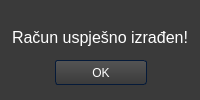
<?xml version="1.0" encoding="UTF-8"?>
<ui version="4.0">
 <class>Dialog</class>
 <widget class="QDialog" name="Dialog">
  <property name="geometry">
   <rect>
    <x>0</x>
    <y>0</y>
    <width>200</width>
    <height>100</height>
   </rect>
  </property>
  <property name="windowTitle">
   <string>Potvrda</string>
  </property>
  <property name="styleSheet">
   <string notr="true">QDialog
{
	background-color: #3a3a3a;
	color: #fff;
	selection-background-color: #b78620;
	selection-color: #000;

}


/*-----QLabel-----*/
QLabel
{
	background-color: transparent;
	color: #fff;

}


/*-----QMenuBar-----*/
QMenuBar 
{
	background-color: qlineargradient(spread:repeat, x1:1, y1:0, x2:1, y2:1, stop:0 rgba(57, 57, 57, 255),stop:1 rgba(50, 50, 50, 255));
	border: 1px solid #000;
	color: #fff;

}


QMenuBar::item 
{
	background-color: transparent;

}


QMenuBar::item:selected 
{
	background-color: rgba(183, 134, 32, 20%);
	border: 1px solid #b78620;
	color: #fff;

}


QMenuBar::item:pressed 
{
	background-color: rgb(183, 134, 32);
	border: 1px solid #b78620;
	color: #fff;

}


/*-----QMenu-----*/
QMenu
{
    background-color: qlineargradient(spread:repeat, x1:1, y1:0, x2:1, y2:1, stop:0 rgba(57, 57, 57, 255),stop:1 rgba(50, 50, 50, 255));
    border: 1px solid #222;
    padding: 4px;
	color: #fff;

}


QMenu::item
{
    background-color: transparent;
    padding: 2px 20px 2px 20px;

}


QMenu::separator
{
   	background-color: rgb(183, 134, 32);
	height: 1px;

}


QMenu::item:disabled
{
    color: #555;
    background-color: transparent;
    padding: 2px 20px 2px 20px;

}


QMenu::item:selected
{
	background-color: rgba(183, 134, 32, 20%);
	border: 1px solid #b78620;
	color: #fff;

}


/*-----QToolBar-----*/
QToolBar
{
	background-color: qlineargradient(spread:repeat, x1:1, y1:0, x2:1, y2:1, stop:0 rgba(69, 69, 69, 255),stop:1 rgba(58, 58, 58, 255));
	border-top: none;
	border-bottom: 1px solid #4f4f4f;
	border-left: 1px solid #4f4f4f;
	border-right: 1px solid #4f4f4f;

}


QToolBar::separator
{
	background-color: #2e2e2e;
	width: 1px;

}


/*-----QToolButton-----*/
QToolButton 
{
	background-color: transparent;
	color: #fff;
	padding: 5px;
	padding-left: 8px;
	padding-right: 8px;
	margin-left: 1px;
}


QToolButton:hover
{
	background-color: rgba(183, 134, 32, 20%);
	border: 1px solid #b78620;
	color: #fff;
	
}


QToolButton:pressed
{
	background-color: qlineargradient(spread:repeat, x1:1, y1:0, x2:1, y2:1, stop:0 rgba(57, 57, 57, 255),stop:1 rgba(50, 50, 50, 255));
	border: 1px solid #b78620;

}


QToolButton:checked
{
	background-color: qlineargradient(spread:repeat, x1:1, y1:0, x2:1, y2:1, stop:0 rgba(57, 57, 57, 255),stop:1 rgba(50, 50, 50, 255));
	border: 1px solid #222;
}


/*-----QPushButton-----*/
QPushButton
{
	background-color: qlineargradient(spread:repeat, x1:1, y1:0, x2:1, y2:1, stop:0 rgba(84, 84, 84, 255),stop:1 rgba(59, 59, 59, 255));
	color: #ffffff;
	min-width: 80px;
	border-style: solid;
	border-width: 1px;
	border-radius: 3px;
	border-color: #051a39;
	padding: 5px;

}


QPushButton::flat
{
	background-color: transparent;
	border: none;
	color: #fff;

}


QPushButton::disabled
{
	background-color: #404040;
	color: #656565;
	border-color: #051a39;

}


QPushButton::hover
{
	background-color: rgba(183, 134, 32, 20%);
	border: 1px solid #b78620;

}


QPushButton::pressed
{
	background-color: qlineargradient(spread:repeat, x1:1, y1:0, x2:1, y2:1, stop:0 rgba(74, 74, 74, 255),stop:1 rgba(49, 49, 49, 255));
	border: 1px solid #b78620;

}


QPushButton::checked
{
	background-color: qlineargradient(spread:repeat, x1:1, y1:0, x2:1, y2:1, stop:0 rgba(74, 74, 74, 255),stop:1 rgba(49, 49, 49, 255));
	border: 1px solid #222;

}


/*-----QLineEdit-----*/
QLineEdit
{
	background-color: #131313;
	color : #eee;
	border: 1px solid #343434;
	border-radius: 2px;
	padding: 3px;
	padding-left: 5px;

}


/*-----QPlainTExtEdit-----*/
QPlainTextEdit
{
	background-color: #131313;
	color : #eee;
	border: 1px solid #343434;
	border-radius: 2px;
	padding: 3px;
	padding-left: 5px;

}


/*-----QTabBar-----*/
QTabBar::tab
{
	background-color: qlineargradient(spread:repeat, x1:1, y1:0, x2:1, y2:1, stop:0 rgba(84, 84, 84, 255),stop:1 rgba(59, 59, 59, 255));
	color: #ffffff;
	border-style: solid;
	border-width: 1px;
	border-color: #666;
	border-bottom: none;
	padding: 5px;
	padding-left: 15px;
	padding-right: 15px;

}


QTabWidget::pane 
{
	background-color: red;
	border: 1px solid #666;
	top: 1px;

}


QTabBar::tab:last
{
	margin-right: 0; 

}


QTabBar::tab:first:!selected
{
	background-color: #0c0c0d;
	margin-left: 0px;

}


QTabBar::tab:!selected
{
	color: #b1b1b1;
	border-bottom-style: solid;
	background-color: #0c0c0d;

}


QTabBar::tab:selected
{
	margin-bottom: 0px;

}


QTabBar::tab:!selected:hover
{
	border-top-color: #b78620;

}


/*-----QComboBox-----*/
QComboBox
{
    background-color: qlineargradient(spread:repeat, x1:1, y1:0, x2:1, y2:1, stop:0 rgba(84, 84, 84, 255),stop:1 rgba(59, 59, 59, 255));
    border: 1px solid #000;
    padding-left: 6px;
    color: #ffffff;
    height: 20px;

}


QComboBox::disabled
{
	background-color: #404040;
	color: #656565;
	border-color: #051a39;

}


QComboBox:on
{
    background-color: #b78620;
	color: #000;

}


QComboBox QAbstractItemView
{
    background-color: #383838;
    color: #ffffff;
    border: 1px solid black;
    selection-background-color: #b78620;
    outline: 0;

}


QComboBox::drop-down
{
	background-color: qlineargradient(spread:repeat, x1:1, y1:0, x2:1, y2:1, stop:0 rgba(57, 57, 57, 255),stop:1 rgba(50, 50, 50, 255));
    subcontrol-origin: padding;
    subcontrol-position: top right;
    width: 15px;
    border-left-width: 1px;
    border-left-color: black;
    border-left-style: solid; 

}


QComboBox::down-arrow
{
    image: url(://arrow-down.png);
    width: 8px;
    height: 8px;
}


/*-----QSpinBox &amp; QDateTimeEdit-----*/
QSpinBox,
QDateTimeEdit 
{
    background-color: #131313;
	color : #eee;
	border: 1px solid #343434;
	padding: 3px;
	padding-left: 5px;
    border-radius : 2px;

}


QSpinBox::up-button, 
QDateTimeEdit::up-button
{
	border-top-right-radius:2px;
	background-color: #777777;
    width: 16px; 
    border-width: 1px;

}


QSpinBox::up-button:hover, 
QDateTimeEdit::up-button:hover
{
	background-color: #585858;

}


QSpinBox::up-button:pressed, 
QDateTimeEdit::up-button:pressed
{
	background-color: #252525;
    width: 16px; 
    border-width: 1px;

}


QSpinBox::up-arrow,
QDateTimeEdit::up-arrow
{
    image: url(://arrow-up.png);
    width: 7px;
    height: 7px;

}


QSpinBox::down-button, 
QDateTimeEdit::down-button
{
	border-bottom-right-radius:2px;
	background-color: #777777;
    width: 16px; 
    border-width: 1px;

}


QSpinBox::down-button:hover, 
QDateTimeEdit::down-button:hover
{
	background-color: #585858;

}


QSpinBox::down-button:pressed, 
QDateTimeEdit::down-button:pressed
{
	background-color: #252525;
    width: 16px; 
    border-width: 1px;

}


QSpinBox::down-arrow,
QDateTimeEdit::down-arrow
{
    image: url(://arrow-down.png);
    width: 7px;
    height: 7px;

}


/*-----QGroupBox-----*/
QGroupBox 
{
    border: 1px solid;
    border-color: #666666;
	border-radius: 5px;
    margin-top: 20px;

}


QGroupBox::title  
{
    background-color: transparent;
    color: #eee;
    subcontrol-origin: margin;
    padding: 5px;
	border-top-left-radius: 3px;
	border-top-right-radius: 3px;

}


/*-----QHeaderView-----*/
QHeaderView::section
{
    background-color: qlineargradient(spread:repeat, x1:1, y1:0, x2:1, y2:1, stop:0 rgba(60, 60, 60, 255),stop:1 rgba(50, 50, 50, 255));
	border: 1px solid #000;
    color: #fff;
    text-align: left;
	padding: 4px;
	
}


QHeaderView::section:disabled
{
    background-color: #525251;
    color: #656565;

}


QHeaderView::section:checked
{
    background-color: qlineargradient(spread:repeat, x1:1, y1:0, x2:1, y2:1, stop:0 rgba(60, 60, 60, 255),stop:1 rgba(50, 50, 50, 255));
    color: #fff;

}


QHeaderView::section::vertical::first,
QHeaderView::section::vertical::only-one
{
    border-top: 1px solid #353635;

}


QHeaderView::section::vertical
{
    border-top: 1px solid #353635;

}


QHeaderView::section::horizontal::first,
QHeaderView::section::horizontal::only-one
{
    border-left: 1px solid #353635;

}


QHeaderView::section::horizontal
{
    border-left: 1px solid #353635;

}


QTableCornerButton::section
{
    background-color: qlineargradient(spread:repeat, x1:1, y1:0, x2:1, y2:1, stop:0 rgba(60, 60, 60, 255),stop:1 rgba(50, 50, 50, 255));
	border: 1px solid #000;
    color: #fff;

}


/*-----QTreeWidget-----*/
QTreeView
{
	show-decoration-selected: 1;
	alternate-background-color: #3a3a3a;
	selection-color: #fff;
	background-color: #2d2d2d;
	border: 1px solid gray;
	padding-top : 5px;
	color: #fff;
	font: 8pt;

}


QTreeView::item:selected
{
	color:#fff;
	background-color: #b78620;
	border-radius: 0px;

}


QTreeView::item:!selected:hover
{
    background-color: #262626;
    border: none;
    color: white;

}


QTreeView::branch:has-children:!has-siblings:closed,
QTreeView::branch:closed:has-children:has-siblings 
{
	image: url(://tree-closed.png);

}


QTreeView::branch:open:has-children:!has-siblings,
QTreeView::branch:open:has-children:has-siblings  
{
	image: url(://tree-open.png);

}


/*-----QListView-----*/
QListView 
{
	background-color: qlineargradient(spread:repeat, x1:1, y1:0, x2:1, y2:1, stop:0 rgba(83, 83, 83, 255),stop:0.293269 rgba(81, 81, 81, 255),stop:0.634615 rgba(79, 79, 79, 255),stop:1 rgba(83, 83, 83, 255));
    border : none;
    color: white;
    show-decoration-selected: 1; 
    outline: 0;
	border: 1px solid gray;

}


QListView::disabled 
{
	background-color: #656565;
	color: #1b1b1b;
    border: 1px solid #656565;

}


QListView::item 
{
	background-color: #2d2d2d;
    padding: 1px;

}


QListView::item:alternate 
{
    background-color: #3a3a3a;

}


QListView::item:selected 
{
	background-color: #b78620;
	border: 1px solid #b78620;
	color: #fff;

}


QListView::item:selected:!active 
{
	background-color: #b78620;
	border: 1px solid #b78620;
	color: #fff;

}


QListView::item:selected:active 
{
	background-color: #b78620;
	border: 1px solid #b78620;
	color: #fff;

}


QListView::item:hover {
    background-color: #262626;
    border: none;
    color: white;

}


/*-----QCheckBox-----*/
QCheckBox
{
	background-color: transparent;
    color: lightgray;
	border: none;

}


QCheckBox::indicator
{
    background-color: #323232;
    border: 1px solid darkgray;
    width: 12px;
    height: 12px;

}


QCheckBox::indicator:checked
{
    image:url(&quot;./ressources/check.png&quot;);
	background-color: #b78620;
    border: 1px solid #3a546e;

}


QCheckBox::indicator:unchecked:hover
{
	border: 1px solid #b78620; 

}


QCheckBox::disabled
{
	color: #656565;

}


QCheckBox::indicator:disabled
{
	background-color: #656565;
	color: #656565;
    border: 1px solid #656565;

}


/*-----QRadioButton-----*/
QRadioButton 
{
	color: lightgray;
	background-color: transparent;

}


QRadioButton::indicator::unchecked:hover 
{
	background-color: lightgray;
	border: 2px solid #b78620;
	border-radius: 6px;
}


QRadioButton::indicator::checked 
{
	border: 2px solid #b78620;
	border-radius: 6px;
	background-color: rgba(183,134,32,20%);  
	width: 9px; 
	height: 9px; 

}


/*-----QSlider-----*/
QSlider::groove:horizontal 
{
	background-color: transparent;
	height: 3px;

}


QSlider::sub-page:horizontal 
{
	background-color: #b78620;

}


QSlider::add-page:horizontal 
{
	background-color: #131313;

}


QSlider::handle:horizontal 
{
	background-color: #b78620;
	width: 14px;
	margin-top: -6px;
	margin-bottom: -6px;
	border-radius: 6px;

}


QSlider::handle:horizontal:hover 
{
	background-color: #d89e25;
	border-radius: 6px;

}


QSlider::sub-page:horizontal:disabled 
{
	background-color: #bbb;
	border-color: #999;

}


QSlider::add-page:horizontal:disabled 
{
	background-color: #eee;
	border-color: #999;

}


QSlider::handle:horizontal:disabled 
{
	background-color: #eee;
	border: 1px solid #aaa;
	border-radius: 3px;

}


/*-----QScrollBar-----*/
QScrollBar:horizontal
{
    border: 1px solid #222222;
    background-color: #3d3d3d;
    height: 15px;
    margin: 0px 16px 0 16px;

}


QScrollBar::handle:horizontal
{
	background-color: qlineargradient(spread:repeat, x1:1, y1:0, x2:1, y2:1, stop:0 rgba(97, 97, 97, 255),stop:1 rgba(90, 90, 90, 255));
	border: 1px solid #2d2d2d;
    min-height: 20px;

}


QScrollBar::add-line:horizontal
{
	background-color: qlineargradient(spread:repeat, x1:1, y1:0, x2:1, y2:1, stop:0 rgba(97, 97, 97, 255),stop:1 rgba(90, 90, 90, 255));
	border: 1px solid #2d2d2d;
    width: 15px;
    subcontrol-position: right;
    subcontrol-origin: margin;

}


QScrollBar::sub-line:horizontal
{
	background-color: qlineargradient(spread:repeat, x1:1, y1:0, x2:1, y2:1, stop:0 rgba(97, 97, 97, 255),stop:1 rgba(90, 90, 90, 255));
	border: 1px solid #2d2d2d;
    width: 15px;
    subcontrol-position: left;
    subcontrol-origin: margin;

}


QScrollBar::right-arrow:horizontal
{
    image: url(://arrow-right.png);
    width: 6px;
    height: 6px;

}


QScrollBar::left-arrow:horizontal
{
    image: url(://arrow-left.png);
    width: 6px;
    height: 6px;

}


QScrollBar::add-page:horizontal, QScrollBar::sub-page:horizontal
{
    background: none;

}


QScrollBar:vertical
{
    background-color: #3d3d3d;
    width: 16px;
	border: 1px solid #2d2d2d;
    margin: 16px 0px 16px 0px;

}


QScrollBar::handle:vertical
{
    background-color: qlineargradient(spread:repeat, x1:1, y1:0, x2:1, y2:1, stop:0 rgba(97, 97, 97, 255),stop:1 rgba(90, 90, 90, 255));
	border: 1px solid #2d2d2d;
    min-height: 20px;

}


QScrollBar::add-line:vertical
{
	background-color: qlineargradient(spread:repeat, x1:1, y1:0, x2:1, y2:1, stop:0 rgba(97, 97, 97, 255),stop:1 rgba(90, 90, 90, 255));
	border: 1px solid #2d2d2d;
    height: 15px;
    subcontrol-position: bottom;
    subcontrol-origin: margin;

}


QScrollBar::sub-line:vertical
{
	background-color: qlineargradient(spread:repeat, x1:1, y1:0, x2:1, y2:1, stop:0 rgba(97, 97, 97, 255),stop:1 rgba(90, 90, 90, 255));
	border: 1px solid #2d2d2d;
    height: 15px;
    subcontrol-position: top;
    subcontrol-origin: margin;

}


QScrollBar::up-arrow:vertical
{
    image: url(://arrow-up.png);
    width: 6px;
    height: 6px;

}


QScrollBar::down-arrow:vertical
{
    image: url(://arrow-down.png);
    width: 6px;
    height: 6px;

}


QScrollBar::add-page:vertical, QScrollBar::sub-page:vertical
{
    background: none;

}


/*-----QProgressBar-----*/
QProgressBar
{
    border: 1px solid #666666;
    text-align: center;
	color: #000;
	font-weight: bold;

}


QProgressBar::chunk
{
    background-color: #b78620;
    width: 30px;
    margin: 0.5px;

}

</string>
  </property>
  <widget class="QLabel" name="label">
   <property name="geometry">
    <rect>
     <x>0</x>
     <y>0</y>
     <width>200</width>
     <height>75</height>
    </rect>
   </property>
   <property name="font">
    <font>
     <pointsize>12</pointsize>
    </font>
   </property>
   <property name="styleSheet">
    <string notr="true">QDialog
{
	background-color: #3a3a3a;
	color: #fff;
	selection-background-color: #b78620;
	selection-color: #000;

}
</string>
   </property>
   <property name="text">
    <string>Račun uspješno izrađen!</string>
   </property>
   <property name="alignment">
    <set>Qt::AlignCenter</set>
   </property>
  </widget>
  <widget class="QPushButton" name="okbutton">
   <property name="geometry">
    <rect>
     <x>55</x>
     <y>60</y>
     <width>92</width>
     <height>25</height>
    </rect>
   </property>
   <property name="text">
    <string>OK</string>
   </property>
  </widget>
 </widget>
 <resources/>
 <connections/>
</ui>
